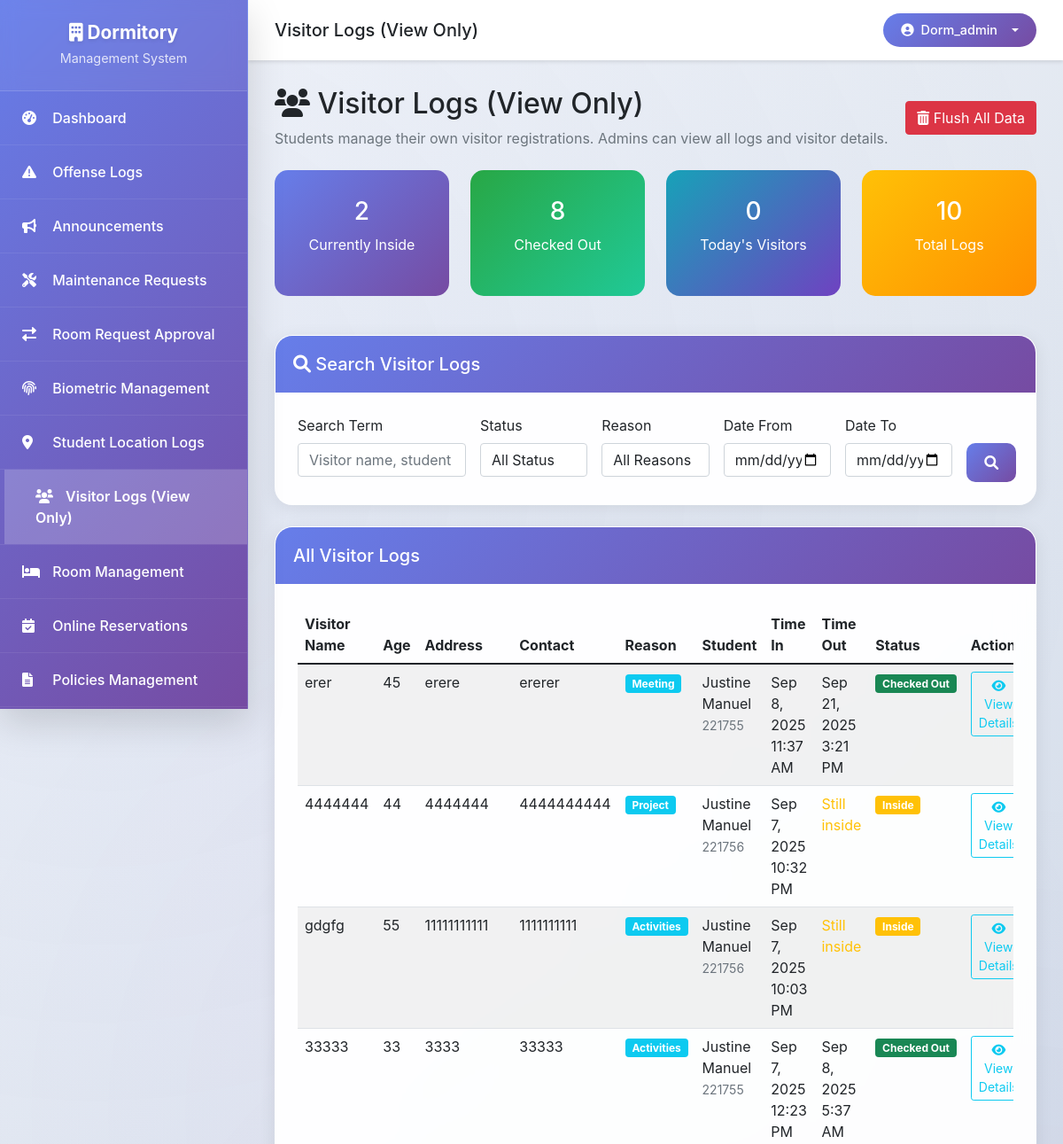
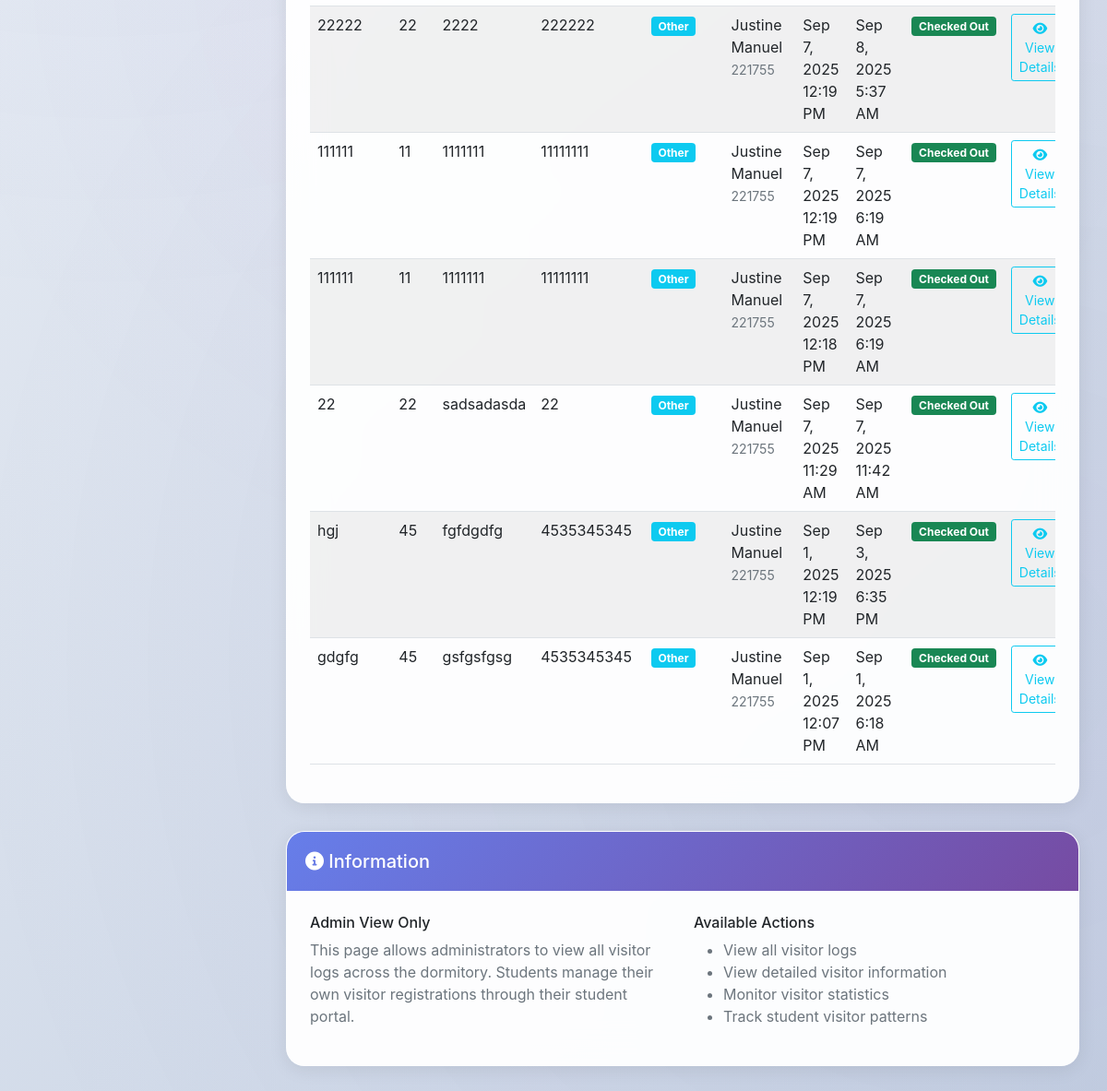
The app's page /admin/visitor_logs.php (signed in) with its own data (2 pictures, top to bottom).
### tables this page shows
CREATE TABLE `visitor_logs` (
  `id` int(11) NOT NULL AUTO_INCREMENT,
  `student_id` int(11) DEFAULT NULL,
  `visitor_name` varchar(100) NOT NULL,
  `visitor_age` int(11) NOT NULL,
  `visitor_address` text NOT NULL,
  `contact_number` varchar(15) NOT NULL,
  `reason_of_visit` varchar(50) NOT NULL DEFAULT 'Other',
  `time_in` timestamp NOT NULL DEFAULT current_timestamp(),
  `time_out` timestamp NULL DEFAULT NULL,
  `created_at` timestamp NOT NULL DEFAULT current_timestamp(),
  PRIMARY KEY (`id`),
  KEY `student_id` (`student_id`),
  CONSTRAINT `visitor_logs_ibfk_1` FOREIGN KEY (`student_id`) REFERENCES `students` (`id`) ON DELETE CASCADE
);

CREATE TABLE `students` (
  `id` int(11) NOT NULL AUTO_INCREMENT,
  `first_name` varchar(50) NOT NULL,
  `middle_name` varchar(50) DEFAULT NULL,
  `last_name` varchar(50) NOT NULL,
  `date_of_birth` date NOT NULL,
  `gender` enum('Male','Female') NOT NULL,
  `province` varchar(100) NOT NULL,
  `municipality` varchar(100) NOT NULL,
  `barangay` varchar(100) NOT NULL,
  `street_purok` varchar(200) NOT NULL,
  `mobile_number` varchar(15) NOT NULL,
  `email` varchar(100) NOT NULL,
  `facebook_link` varchar(200) DEFAULT NULL,
  `school_id` varchar(6) NOT NULL,
  `learner_reference_number` varchar(12) NOT NULL,
  `attachment_file` varchar(255) DEFAULT NULL,
  `guardian_name` varchar(100) NOT NULL,
  `guardian_mobile` varchar(15) NOT NULL,
  `guardian_relationship` varchar(50) NOT NULL,
  `application_status` enum('pending','approved','rejected') DEFAULT 'pending',
  `room_id` int(11) DEFAULT NULL,
  `bed_space_id` int(11) DEFAULT NULL,
  `created_at` timestamp NOT NULL DEFAULT current_timestamp(),
  `updated_at` timestamp NOT NULL DEFAULT current_timestamp() ON UPDATE current_timestamp(),
  PRIMARY KEY (`id`),
  UNIQUE KEY `school_id` (`school_id`),
  UNIQUE KEY `learner_reference_number` (`learner_reference_number`),
  KEY `room_id` (`room_id`),
  KEY `bed_space_id` (`bed_space_id`),
  CONSTRAINT `students_ibfk_1` FOREIGN KEY (`room_id`) REFERENCES `rooms` (`id`) ON DELETE SET NULL,
  CONSTRAINT `students_ibfk_2` FOREIGN KEY (`bed_space_id`) REFERENCES `bed_spaces` (`id`) ON DELETE SET NULL
);

### admin/visitor_logs.php (the view, shortened to what this page needs)
<?php
include 'includes/header.php';
$pdo = getConnection();
$params = [];
$sql = "SELECT vl.*,
    CONCAT(s.first_name, ' ', s.last_name) as student_name,
    s.school_id,
    s.email,
    s.mobile_number,
    r.room_number as student_room,
    b.name as building_name
    FROM visitor_logs vl
    JOIN students s ON vl.student_id = s.id
    LEFT JOIN rooms r ON s.room_id = r.id
    LEFT JOIN buildings b ON r.building_id = b.id";
$sql .= " ORDER BY vl.time_in DESC";
$stmt = $pdo->prepare($sql);
$stmt->execute($params);
$visitor_logs = $stmt->fetchAll();
?>
<div class="d-flex justify-content-between align-items-center mb-4">
    <div>
        <h2><i class="fas fa-users"></i> Visitor Logs (View Only)</h2>
        <p class="text-muted mb-0">Students manage their own visitor registrations. Admins can view all logs and visitor details.</p>
    </div>
    <div>
        <button class="btn btn-danger" data-bs-toggle="modal" data-bs-target="#flushVisitorLogsModal">
            <i class="fas fa-trash-alt"></i> Flush All Data
        </button>
    </div>
</div>
<div class="row mb-4">
    <div class="col-md-3">
        <div class="stats-card text-center">
            <h3><?php echo count(array_filter($visitor_logs, function($vl) { return $vl['time_out'] == null; })); ?></h3>
            <p>Currently Inside</p>
        </div>
    </div>
    <div class="col-md-3">
        <div class="stats-card text-center" style="background: linear-gradient(135deg, #28a745 0%, #20c997 100%);">
            <h3><?php echo count(array_filter($visitor_logs, function($vl) { return $vl['time_out'] != null; })); ?></h3>
            <p>Checked Out</p>
        </div>
    </div>
    <div class="col-md-3">
        <div class="stats-card text-center" style="background: linear-gradient(135deg, #17a2b8 0%, #6f42c1 100%);">
            <h3><?php echo count(array_filter($visitor_logs, function($vl) { return strtotime($vl['time_in']) > strtotime('today'); })); ?></h3>
            <p>Today's Visitors</p>
        </div>
    </div>
    <div class="col-md-3">
        <div class="stats-card text-center" style="background: linear-gradient(135deg, #ffc107 0%, #ff8f00 100%);">
            <h3><?php echo count($visitor_logs); ?></h3>
            <p>Total Logs</p>
        </div>
    </div>
</div>
<div class="card mb-4">
    <div class="card-header">
        <h5 class="mb-0"><i class="fas fa-search"></i> Search Visitor Logs</h5>
    </div>
    <div class="card-body">
        <form method="GET" class="row g-3">
            <div class="col-md-3">
                <label class="form-label">Search Term</label>
                <input type="text" name="search" class="form-control" placeholder="Visitor name, student name, or ID..." value="<?php echo htmlspecialchars($_GET['search'] ?? ''); ?>">
            </div>
            <div class="col-md-2">
                <label class="form-label">Status</label>
                <select name="status" class="form-control">
                    <option value="">All Status</option>
                </select>
            </div>
            <div class="col-md-2">
                <label class="form-label">Reason</label>
                <select name="reason" class="form-control">
                    <option value="">All Reasons</option>
                </select>
            </div>
            <div class="col-md-2">
                <label class="form-label">Date From</label>
                <input type="date" name="date_from" class="form-control" value="<?php echo htmlspecialchars($_GET['date_from'] ?? ''); ?>">
            </div>
            <div class="col-md-2">
                <label class="form-label">Date To</label>
                <input type="date" name="date_to" class="form-control" value="<?php echo htmlspecialchars($_GET['date_to'] ?? ''); ?>">
            </div>
            <div class="col-md-1">
                <label class="form-label">&nbsp;</label>
                <div class="d-grid">
                    <button type="submit" class="btn btn-primary">
                        <i class="fas fa-search"></i>
                    </button>
                </div>
            </div>
        </form>
    </div>
</div>
<div class="card">
    <div class="card-header d-flex justify-content-between align-items-center">
        <h5 class="mb-0">All Visitor Logs</h5>
    </div>
    <div class="card-body">
        <div class="table-responsive">
            <table class="table table-striped table-hover">
                <thead>
                    <tr>
                        <th>Visitor Name</th>
                        <th>Age</th>
                        <th>Address</th>
                        <th>Contact</th>
                        <th>Reason</th>
                        <th>Student</th>
                        <th>Time In</th>
                        <th>Time Out</th>
                        <th>Status</th>
                        <th>Actions</th>
                    </tr>
                </thead>
                <tbody>
                    <?php if (empty($visitor_logs)): ?>
                        <tr>
                            <td colspan="10" class="text-center text-muted">No visitor logs found.</td>
                        </tr>
                    <?php else: ?>
                        <?php foreach ($visitor_logs as $log): ?>
                            <tr>
                                <td><?php echo htmlspecialchars($log['visitor_name']); ?></td>
                                <td><?php echo htmlspecialchars($log['visitor_age']); ?></td>
                                <td><?php echo htmlspecialchars($log['visitor_address']); ?></td>
                                <td><?php echo htmlspecialchars($log['contact_number']); ?></td>
                                <td><span class="badge bg-info"><?php echo htmlspecialchars($log['reason_of_visit'] ?? 'N/A'); ?></span></td>
                                <td>
                                    <?php echo htmlspecialchars($log['student_name']); ?>
                                    <br><small class="text-muted"><?php echo htmlspecialchars($log['school_id']); ?></small>
                                </td>
                                <td><?php echo date('M j, Y g:i A', strtotime($log['time_in'])); ?></td>
                                <td>
                                    <?php if ($log['time_out']): ?>
                                        <?php echo date('M j, Y g:i A', strtotime($log['time_out'])); ?>
                                    <?php else: ?>
                                        <span class="text-warning">Still inside</span>
                                    <?php endif; ?>
                                </td>
                                <td>
                                    <?php if ($log['time_out']): ?>
                                        <span class="badge bg-success">Checked Out</span>
                                    <?php else: ?>
                                        <span class="badge bg-warning">Inside</span>
                                    <?php endif; ?>
                                </td>
                                <td>
                                    <button type="button" class="btn btn-sm btn-outline-info" onclick="viewVisitorDetails(<?php echo htmlspecialchars(json_encode($log)); ?>)">
                                        <i class="fas fa-eye"></i> View Details
                                    </button>
                                </td>
                            </tr>
                        <?php endforeach; ?>
                    <?php endif; ?>
                </tbody>
            </table>
        </div>
    </div>
</div>
<div class="card mt-4">
    <div class="card-header">
        <h5 class="mb-0"><i class="fas fa-info-circle"></i> Information</h5>
    </div>
    <div class="card-body">
        <div class="row">
            <div class="col-md-6">
                <h6>Admin View Only</h6>
                <p class="text-muted">This page allows administrators to view all visitor logs across the dormitory. Students manage their own visitor registrations through their student portal.</p>
            </div>
            <div class="col-md-6">
                <h6>Available Actions</h6>
                <ul class="text-muted">
                    <li>View all visitor logs</li>
                    <li>View detailed visitor information</li>
                    <li>Monitor visitor statistics</li>
                    <li>Track student visitor patterns</li>
                </ul>
            </div>
        </div>
    </div>
</div>
<?php include 'includes/footer.php'; ?>

### admin/includes/header.php (style rules this page uses)
:root { --primary-color: #667eea; --secondary-color: #764ba2; --accent-color: #f093fb; --success-color: #4facfe; --warning-color: #43e97b; --danger-color: #fa709a; --info-color: #00f2fe; --dark-color: #2c3e50; --light-color: #f8f9fa; --sidebar-width: 280px; --border-radius: 12px; --border-radius-lg: 20px; --shadow-soft: 0 4px 20px rgba(0, 0, 0, 0.08); --shadow-medium: 0 8px 30px rgba(0, 0, 0, 0.12); --shadow-strong: 0 15px 40px rgba(0, 0, 0, 0.15); --transition: all 0.3s cubic-bezier(0.4, 0, 0.2, 1); --gradient-primary: linear-gradient(135deg, var(--primary-color) 0%, var(--secondary-color) 100%); --gradient-success: linear-gradient(135deg, var(--success-color) 0%, var(--info-color) 100%); --gradient-warning: linear-gradient(135deg, var(--warning-color) 0%, #38f9d7 100%); --gradient-danger: linear-gradient(135deg, var(--danger-color) 0%, #fee140 100%); }
* { margin: 0; padding: 0; box-sizing: border-box; }
body { background: linear-gradient(135deg, #f5f7fa 0%, #c3cfe2 100%); font-family: 'Inter', 'Segoe UI', Tahoma, Geneva, Verdana, sans-serif; min-height: 100vh; position: relative; }
body::before { content: ''; position: fixed; top: 0; left: 0; right: 0; bottom: 0; background: radial-gradient(circle at 10% 20%, rgba(102, 126, 234, 0.05) 0%, transparent 50%), radial-gradient(circle at 90% 80%, rgba(118, 75, 162, 0.05) 0%, transparent 50%), radial-gradient(circle at 50% 50%, rgba(240, 147, 251, 0.03) 0%, transparent 50%); pointer-events: none; z-index: -1; }
html { scroll-behavior: auto !important; }
body { scroll-behavior: auto !important; }
.card { border: none; border-radius: var(--border-radius-lg); box-shadow: var(--shadow-soft); margin-bottom: 30px; background: rgba(255, 255, 255, 0.95); backdrop-filter: blur(20px); border: 1px solid rgba(255, 255, 255, 0.2); transition: var(--transition); overflow: hidden; }
.card-header { background: var(--gradient-primary); color: white; border: none; padding: 20px 25px; font-weight: 600; font-size: 1.1rem; }
.card-body { padding: 25px; }
.card-header { background: linear-gradient(135deg, var(--primary-color) 0%, var(--secondary-color) 100%); color: white; border-radius: 15px 15px 0 0 !important; padding: 20px; }
.btn-primary { background: linear-gradient(135deg, var(--primary-color) 0%, var(--secondary-color) 100%); border: none; border-radius: 10px; padding: 10px 20px; transition: all 0.3s; }
.stats-card { background: linear-gradient(135deg, var(--primary-color) 0%, var(--secondary-color) 100%); color: white; border-radius: 15px; padding: 30px; margin-bottom: 20px; transition: all 0.3s; }

### records on screen
visitor_logs: visitor_name "erer", visitor_age "45", visitor_address "erere", contact_number "ererer", reason_of_visit "Meeting", student_name "Justine Manuel", student.school_id "221755", time_in "Sep 8, 2025 11:37 AM", time_out "Sep 21, 2025 3:21 PM", shows "Checked Out"
visitor_logs: visitor_name "4444444", visitor_age "44", visitor_address "4444444", contact_number "4444444444", reason_of_visit "Project", student_name "Justine Manuel", student.school_id "221756", time_in "Sep 7, 2025 10:32 PM", shows "Still inside", shows "Inside"
visitor_logs: visitor_name "gdgfg", visitor_age "55", visitor_address "11111111111", contact_number "1111111111", reason_of_visit "Activities", student_name "Justine Manuel", student.school_id "221756", time_in "Sep 7, 2025 10:03 PM", shows "Still inside", shows "Inside"
visitor_logs: visitor_name "33333", visitor_age "33", visitor_address "3333", contact_number "33333", reason_of_visit "Activities", student_name "Justine Manuel", student.school_id "221755", time_in "Sep 7, 2025 12:23 PM", time_out "Sep 8, 2025 5:37 AM", shows "Checked Out"
visitor_logs: visitor_name "22222", visitor_age "22", visitor_address "2222", contact_number "222222", reason_of_visit "Other", student_name "Justine Manuel", student.school_id "221755", time_in "Sep 7, 2025 12:19 PM", time_out "Sep 8, 2025 5:37 AM", shows "Checked Out"
visitor_logs: visitor_name "111111", visitor_age "11", visitor_address "1111111", contact_number "11111111", reason_of_visit "Other", student_name "Justine Manuel", student.school_id "221755", time_in "Sep 7, 2025 12:19 PM", time_out "Sep 7, 2025 6:19 AM", shows "Checked Out"
visitor_logs: visitor_name "111111", visitor_age "11", visitor_address "1111111", contact_number "11111111", reason_of_visit "Other", student_name "Justine Manuel", student.school_id "221755", time_in "Sep 7, 2025 12:18 PM", time_out "Sep 7, 2025 6:19 AM", shows "Checked Out"
visitor_logs: visitor_name "22", visitor_age "22", visitor_address "sadsadasda", contact_number "22", reason_of_visit "Other", student_name "Justine Manuel", student.school_id "221755", time_in "Sep 7, 2025 11:29 AM", time_out "Sep 7, 2025 11:42 AM", shows "Checked Out"
visitor_logs: visitor_name "hgj", visitor_age "45", visitor_address "fgfdgdfg", contact_number "4535345345", reason_of_visit "Other", student_name "Justine Manuel", student.school_id "221755", time_in "Sep 1, 2025 12:19 PM", time_out "Sep 3, 2025 6:35 PM", shows "Checked Out"
visitor_logs: visitor_name "gdgfg", visitor_age "45", visitor_address "gsfgsfgsg", contact_number "4535345345", reason_of_visit "Other", student_name "Justine Manuel", student.school_id "221755", time_in "Sep 1, 2025 12:07 PM", time_out "Sep 1, 2025 6:18 AM", shows "Checked Out"

### other values on screen
$page_title "Visitor Logs (View Only)"
$_SESSION['username'] "Dorm_admin"
count($visitor_logs) "10"
